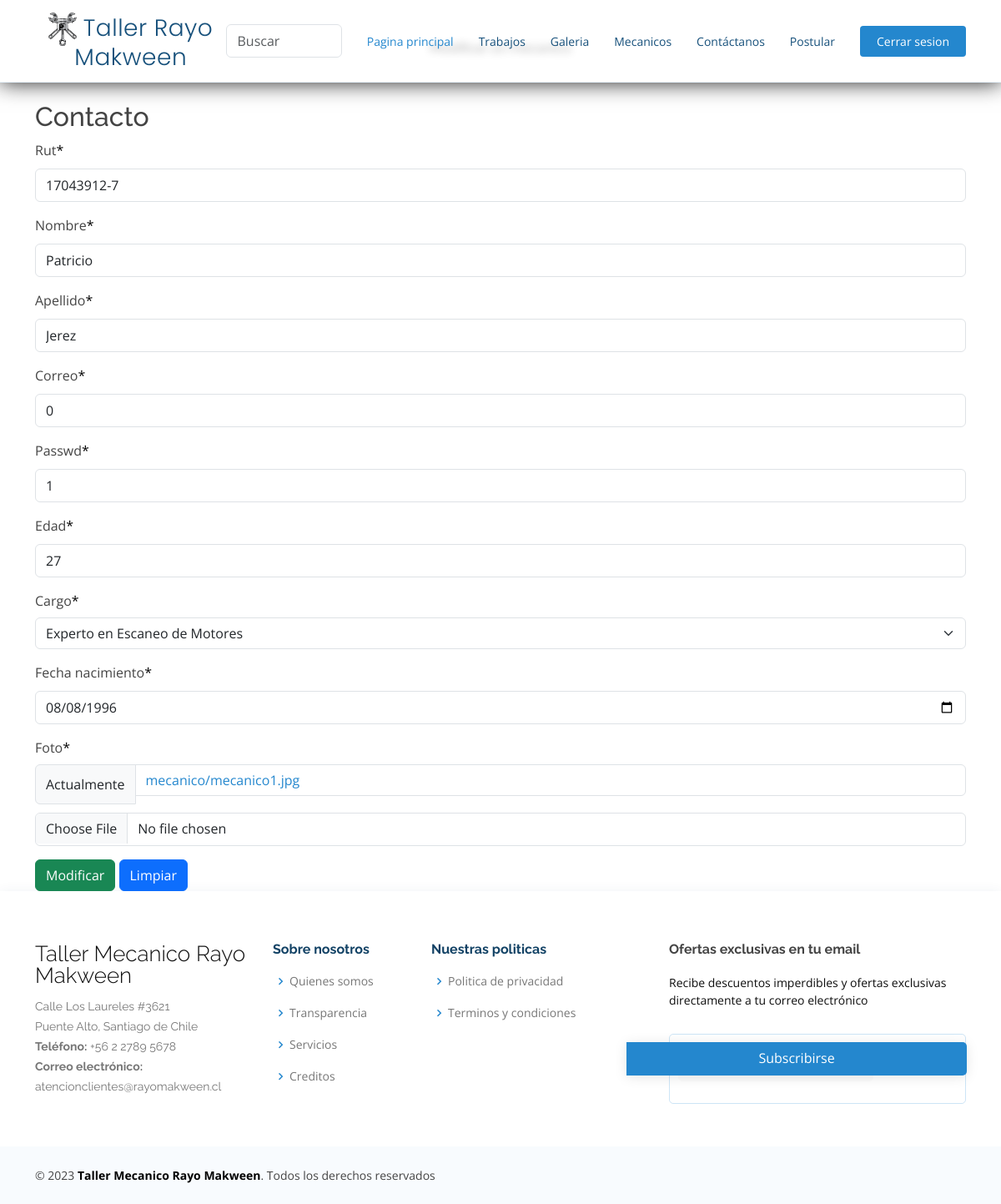
/administrador/modificar/17043912-7/, run on the app's committed database.
### appweb/models.py (models this page shows, shortened)
class Mecanico(models.Model):
    rut = models.CharField(max_length=10)
    nombre = models.CharField(max_length=80)
    apellido = models.CharField(max_length=100)
    correo = models.CharField(max_length=20)
    passwd = models.CharField(max_length=20)
    edad = models.IntegerField()
    cargo = models.ForeignKey(Cargo, on_delete=models.PROTECT)
    fecha_nacimiento = models.DateField()
    foto = models.ImageField(upload_to="mecanico", null=True)

class Cargo(models.Model):
    nombre = models.CharField(max_length=50)
    def __str__(self):
	    return self.nombre;

### appweb/views.py (the view, shortened to what this page needs)
# urls.py: path('administrador/modificar/<rut>/', modificar_mecanico, name="modificar_mecanico"),
def modificar_mecanico(request, rut):
    mecanico = get_object_or_404(Mecanico, rut=rut)
    data = {
        "form" : MecanicoForm(instance=mecanico)
    }
    return render(request, "mantenedor/mecanico/modificar.html", data)

### appweb/forms.py
class MecanicoForm(forms.ModelForm):
    class Meta:
        model = Mecanico
        fields = "__all__"
        widgets = {
            "fecha_nacimiento" : forms.DateInput(attrs={'type': 'date'}, format=('%Y-%m-%d'))
        }

### appweb/templates/mantenedor/mecanico/modificar.html (shortened to what this page needs)
{% extends 'base.html' %}
{% load static %}
{% block content %}
{% load crispy_forms_tags %}
<div class="container mt-5">
    <div class="text-center">
        <h3>Modificar un mecanico</h3>
    </div>
    <h2 class="mt-4">Contacto</h2>
    <form id="formAddProf" action="" method="post" enctype="multipart/form-data">
        {{form | crispy}}
        <button type="submit" class="btn btn-success">Modificar</button>
        <button type="reset" class="btn btn-primary">Limpiar</button>
    </form>
</div>
{% endblock %}

### appweb/static/css/style.css (style rules this page uses)
.form-control { margin-bottom: 10px; }
input { background-color: #fbfbfb; width: 408px; height: 40px; border-radius: 5px; border-style: solid; border-width: 1px; border-color: black; margin-top: 10px; padding-left: 10px; margin-bottom: 20px; }
label { display: block; float: center; }
span { color: black; }
h3 { font-size: 16px; padding-bottom: 30px; color: #0e0e0e; }
body { font-family: "Open Sans", sans-serif; color: #444444; }
a { color: #2487ce; text-decoration: none; }
h1, h2, h3, h4, h5, h6 { font-family: "Raleway", sans-serif; }

### data on the page
Mecanico: rut "17043912-7", nombre "Patricio", apellido "Jerez", correo "0", passwd "1", edad "27", cargo "Experto en Escaneo de Motores", fecha_nacimiento "08/08/1996"
